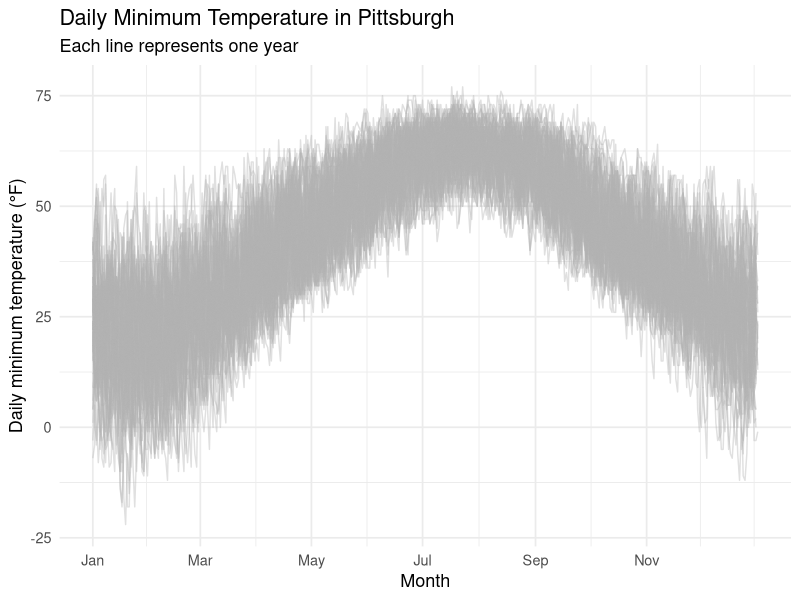
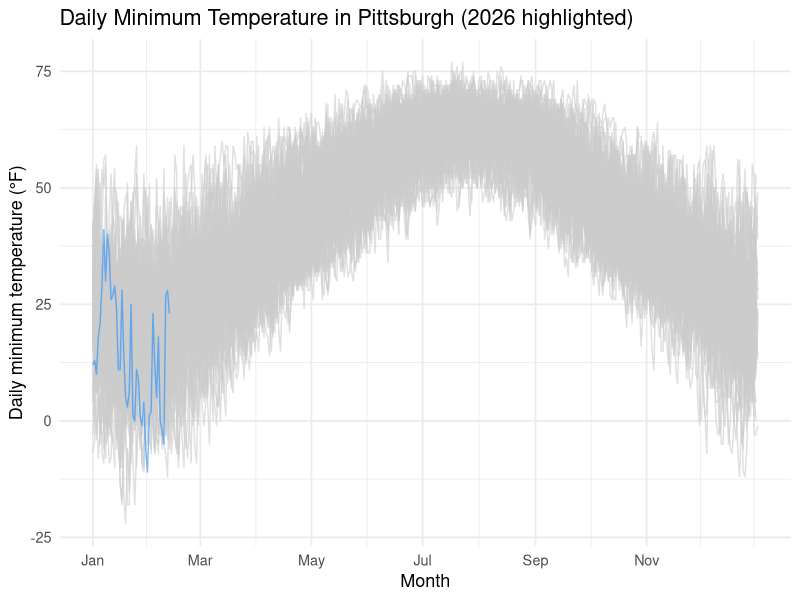
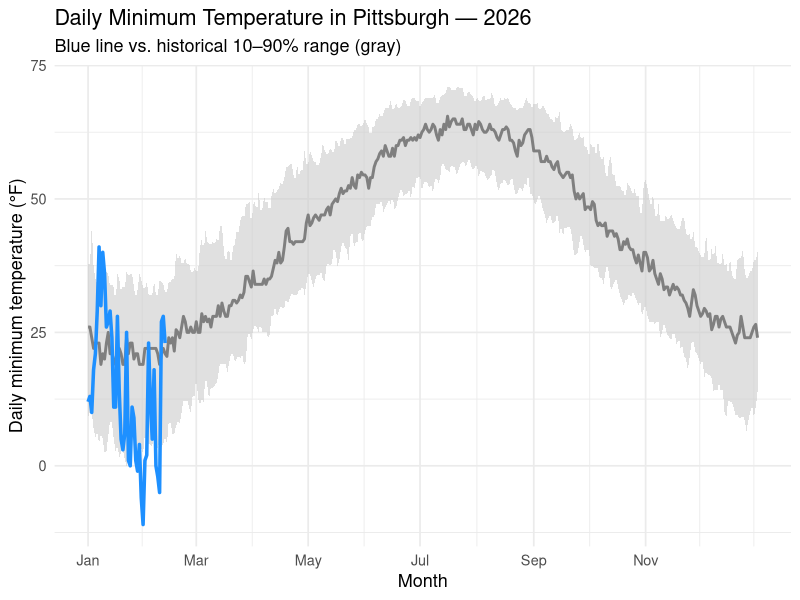
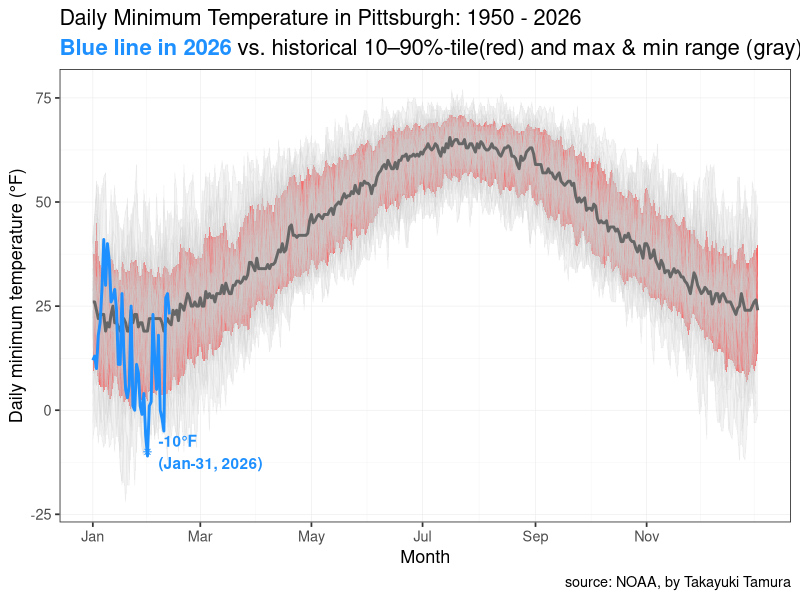
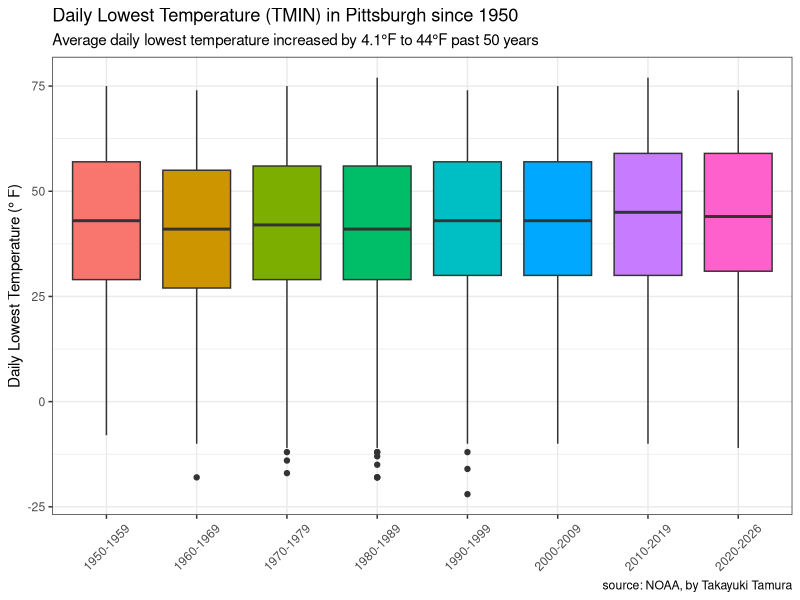
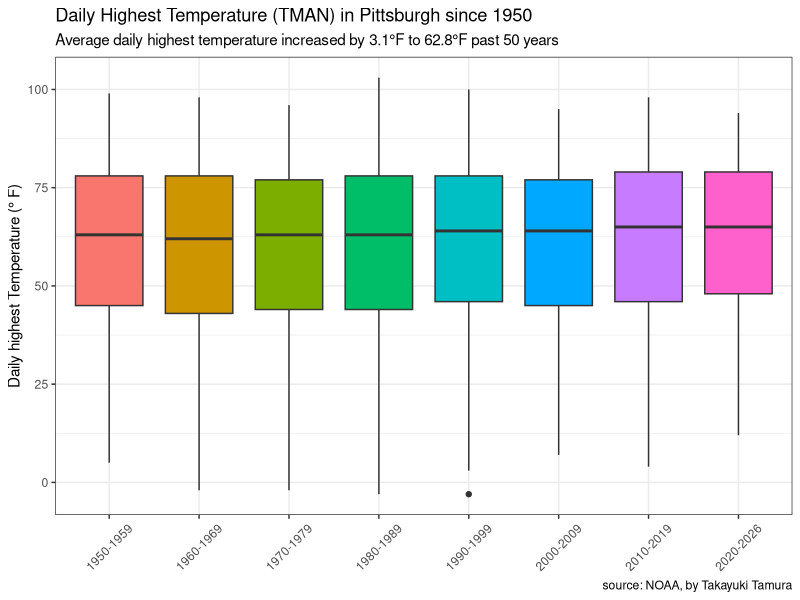
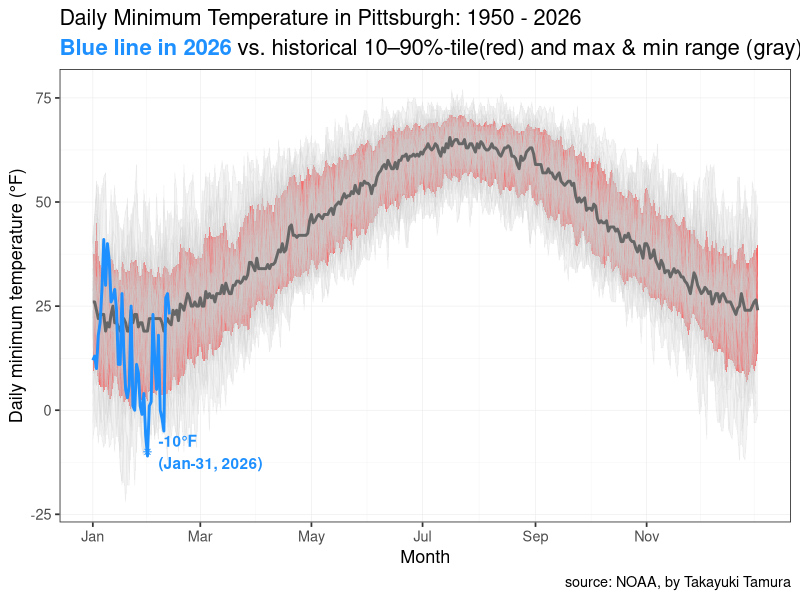

These charts were generated, in order, by the following R code:
library(tidyverse)
library(lubridate)
library(glue)
library(ggtext)

setwd("/Users/takayukitamura/Documents/R_Computing/pittsburgh_climate_r")

# -----------------------------
# 1) Read data
# -----------------------------

# pit <- read_csv("pit.csv")
# # 
# updates <- read_csv("/Users/takayukitamura/Desktop/4216292.csv") %>%
#   filter(DATE >= "2026-01-26")
# # 
# pit <- rbind(pit, updates)
# # 
# write_csv(pit, "pit.csv")

pittsburgh <- read_csv("pit.csv") %>% 
  rename_all(tolower)

highlight_year <- 2026

tmin_ds <- pittsburgh %>% 
  mutate(date = ymd(date)) %>%
  select(date, tmin) %>%
  drop_na(date, tmin) %>% 
  mutate(
    year = year(date),
    doy = yday(date)
  ) %>% 
  filter(!(month(date) == 2 & day(date) == 29))

# Plot: all years (thin gray lines)
tmin_ds %>%
  ggplot(aes(x = doy, y = tmin, group = year)) +
  geom_line(color = "gray70", alpha = 0.4) +
  scale_x_continuous(
    breaks = yday(ymd(paste0("2001-", c("01-01","03-01","05-01","07-01","09-01","11-01")))),
    labels = c("Jan","Mar","May","Jul","Sep","Nov")
  ) +
  labs(
    x = "Month",
    y = "Daily minimum temperature (°F)",
    title = "Daily Minimum Temperature in Pittsburgh",
    subtitle = "Each line represents one year"
  ) +
  theme_minimal(base_size = 13)

# highlight a specific year(2026)
tmin_ds %>%
  mutate(is_highlight = year == highlight_year) %>%
  ggplot(aes(x = doy, y = tmin, group = year, color = is_highlight)) +
  geom_line(alpha = 0.6) +
  scale_color_manual(values = c("TRUE" = "dodgerblue", "FALSE" = "gray80")) +
  scale_x_continuous(
    breaks = yday(ymd(paste0("2001-", c("01-01","03-01","05-01","07-01","09-01","11-01")))),
    labels = c("Jan","Mar","May","Jul","Sep","Nov")
  ) +
  labs(
    x = "Month",
    y = "Daily minimum temperature (°F)",
    title = glue::glue("Daily Minimum Temperature in Pittsburgh ({highlight_year} highlighted)")
  ) +
  theme_minimal(base_size = 13) +
  theme(legend.position = "none")

# Plot with histrical band + a specific year (2026)
tmin_band <- tmin_ds %>%
  group_by(doy) %>%
  summarise(
    p10 = quantile(tmin, 0.10),
    p50 = quantile(tmin, 0.50),
    p90 = quantile(tmin, 0.90),
    .groups = "drop"
  )

tmin_ds %>%
  filter(year == highlight_year) %>%
  ggplot() +
  geom_ribbon(
    data = tmin_band,
    aes(x = doy, ymin = p10, ymax = p90),
    fill = "gray80",
    alpha = 0.6
  ) +
  geom_line(
    data = tmin_band,
    aes(x = doy, y = p50),
    color = "gray50",
    linewidth = 1
  ) +
  geom_line(
    aes(x = doy, y = tmin),
    color = "dodgerblue",
    linewidth = 1.2
  ) +
  scale_x_continuous(
    breaks = yday(ymd(paste0("2001-", c("01-01","03-01","05-01","07-01","09-01","11-01")))),
    labels = c("Jan","Mar","May","Jul","Sep","Nov")
  ) +
  labs(
    x = "Month",
    y = "Daily minimum temperature (°F)",
    title = glue::glue("Daily Minimum Temperature in Pittsburgh — {highlight_year}"),
    subtitle = "Blue line vs. historical 10–90% range (gray)"
  ) +
  theme_minimal(base_size = 13)

# prep data
tmin_ds <- pittsburgh %>% 
  mutate(date = ymd(date)) %>%
  select(date, tmin) %>%
  drop_na(date, tmin) %>% 
  mutate(
    year = year(date),
    doy = yday(date)
  ) %>% 
  filter(!(month(date) == 2 & day(date) == 29))

# historical band by day-of-year
tmin_band <- tmin_ds %>% 
  group_by(doy) %>% 
  summarise(
    p10 = quantile(tmin, 0.10, na.rm = T),
    p50 = quantile(tmin, 0.50, na.rm = T),
    p90 = quantile(tmin, 0.90, na.rm = T),
    min = min(tmin, na.rm = T),
    max = max(tmin, na.rm = T),
    .groups = "drop"
  )

# standard deviation
tmin_st <- tmin_ds %>% 
  group_by(doy) %>% 
  summarise(
    tmin_mean = mean(tmin, na.rm = T),
    tmin_median = median(tmin, na.rm = T),
    tmin_sd = sd(tmin, na.rm = T),
    "mean+sd" = tmin_mean + tmin_sd,
    "mean+2sd" = tmin_mean + 2*tmin_sd,
    "mean-sd" = tmin_mean - tmin_sd,
    "mean-2*sd" = tmin_mean - 2*tmin_sd,
    .groups = "drop"
  )

# plot
tmin_ds %>%
  # filter(year == highlight_year) %>%
  ggplot() +
  geom_ribbon(
    data = tmin_band,
    aes(x = doy, ymin = min, ymax = max),
    fill = "gray90",
    alpha = 0.4
  ) +
  geom_ribbon(
    data = tmin_band,
    aes(x = doy, ymin = p10, ymax = p90),
    fill = "red",
    alpha = 0.6
  ) +
  geom_line(
    data = tmin_ds,
    aes(x = doy, y = tmin, group = year),
    color = "gray80",
    linewidth = 0.25,
    alpha = 0.25
  ) +
  geom_line(
    data = tmin_band,
    aes(x = doy, y = p50),
    color = "gray40",
    linewidth = 1
  ) +
  geom_line(
    data = tmin_ds %>% filter(year == highlight_year),
    aes(x = doy, y = tmin),
    color = "dodgerblue",
    linewidth = 1.0
  ) +
  annotate(geom = "point",
           x = 31, y = -10,
           shape = 8,
           color = "dodgerblue") +
  annotate(geom = "text",
           x = 37, y = -10,
           label = "-10\u00B0F\n(Jan-31, 2026)",
           color = "dodgerblue",
           fontface = "bold",
           hjust = 0,
           vjust =0.5) +
  scale_x_continuous(
    breaks = yday(ymd(paste0("2001-", c("01-01","03-01","05-01","07-01","09-01","11-01")))),
    labels = c("Jan","Mar","May","Jul","Sep","Nov")
  ) +
  labs(
    x = "Month",
    y = "Daily minimum temperature (°F)",
    title = glue::glue("Daily Minimum Temperature in Pittsburgh: 1950 - {highlight_year}"),
    subtitle = "**<span style='color:dodgerblue'>Blue line in 2026**</span> vs. historical 10–90%-tile(red) and max & min range (gray)",
    caption = "source: NOAA, by Takayuki Tamura"
  ) +
  theme_bw(base_size = 13) +
  theme(
    plot.subtitle = element_markdown(size = 16),
    panel.grid.major = element_line(linewidth = 0.2),
    panel.grid.minor = element_line(linewidth = 0.1)
  )

ggsave("pittsburgh_tmin.png", width = 8.5, height = 7)
       
tmin_ds$period <- cut(tmin_ds$year,
                      breaks = c(1949, 1959, 1969, 1979, 1989, 1999, 2009, 2019, 2027),
                      labels = c("1950-1959", "1960-1969", "1970-1979", "1980-1989", "1990-1999", "2000-2009", "2010-2019", "2020-2026"))

tmin_ds %>% 
  group_by(period) %>% 
  mutate(mean_tmin = mean(tmin, na_rm = T)) %>% 
  slice_head(n = 1)

tmin_ds %>% 
  drop_na(period) %>%
  ggplot(aes(x = period, y = tmin, fill = period)) +
  geom_boxplot(show.legend = F) +
  labs(x = NULL,
       y = 'Daily Lowest Temperature (\u00B0 F)',
       title = "Daily Lowest Temperature (TMIN) in Pittsburgh since 1950",
       subtitle = "Average daily lowest temperature increased by 4.1\u00B0F to 44\u00B0F past 50 years",
       caption = "source: NOAA, by Takayuki Tamura") +
  theme_bw() +
  theme(
    axis.text.x = element_text(angle = 45, vjust = 0.5)
  )

tmax_ds <- pittsburgh %>% 
  mutate(date = ymd(date)) %>%
  select(date, tmax) %>%
  drop_na(date, tmax) %>% 
  mutate(
    year = year(date),
    doy = yday(date)
  ) %>% 
  filter(!(month(date) == 2 & day(date) == 29))

tmax_ds$period <- cut(tmax_ds$year,
                      breaks = c(1949, 1959, 1969, 1979, 1989, 1999, 2009, 2019, 2027),
                      labels = c("1950-1959", "1960-1969", "1970-1979", "1980-1989", "1990-1999", "2000-2009", "2010-2019", "2020-2026"))
tmax_ds %>% 
  group_by(period) %>% 
  mutate(mean_tmax = mean(tmax, na_rm = T)) %>% 
  slice_head(n = 1)
  
tmax_ds %>% 
  drop_na(period) %>%
  ggplot(aes(x = period, y = tmax, fill = period)) +
  geom_boxplot(show.legend = F) +
  labs(x = NULL,
       y = 'Daily highest Temperature (\u00B0 F)',
       title = "Daily Highest Temperature (TMAN) in Pittsburgh since 1950",
       subtitle = "Average daily highest temperature increased by 3.1\u00B0F to 62.8\u00B0F past 50 years",
       caption = "source: NOAA, by Takayuki Tamura") +
  theme_bw() +
  theme(
    axis.text.x = element_text(angle = 45, vjust = 0.5)
  )
